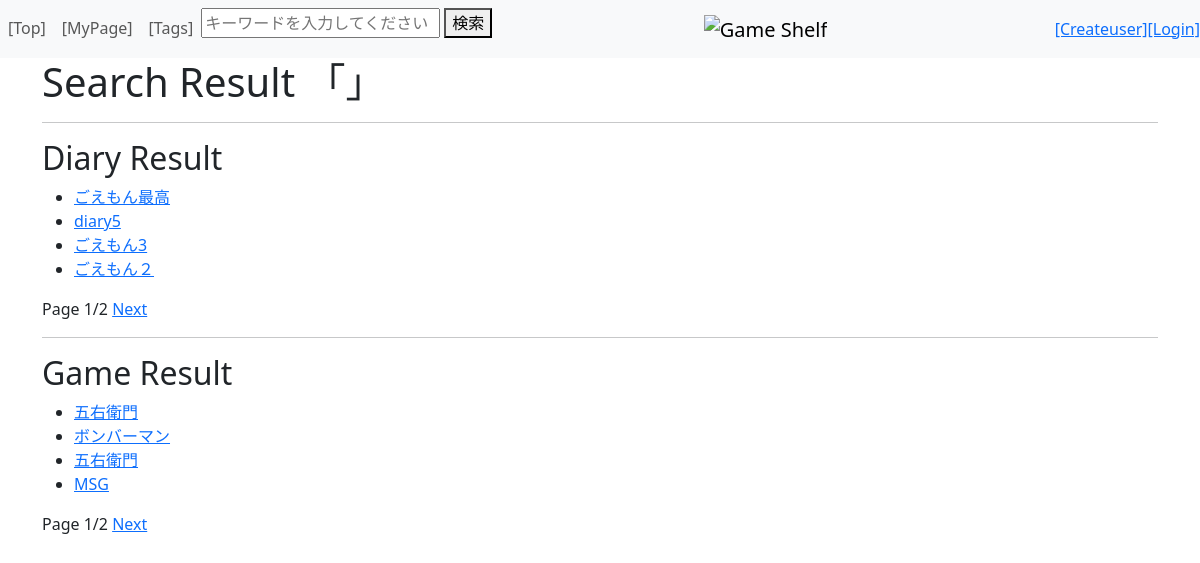
The page /tag_search/2 on the database as committed earlier.
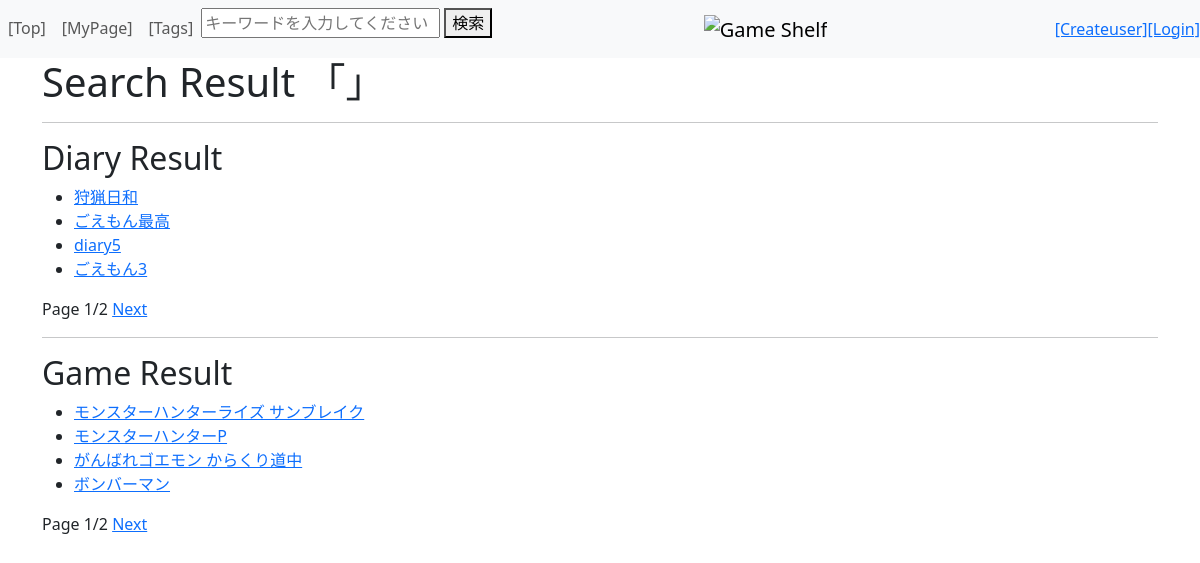
The same page on the database as committed later.
### diary/models.py (models this page shows, shortened)
class Diary(models.Model):
    diary_user = models.ForeignKey(CustomUser, on_delete=models.CASCADE)
    diary_game = models.ForeignKey(Game, on_delete=models.CASCADE)
    diary_tag = models.ManyToManyField(Tag)
    diary_title = models.CharField(max_length=100)
    diary_content = models.TextField()
    diary_rating = models.IntegerField(validators=[MaxValueValidator(100)])
    diary_spoiler = models.BooleanField(default=False) #ネタバレチェック、デフォで無し側
    class Meta:
        ordering = ("-id",)

### game/models.py (models this page shows, shortened)
class Game(models.Model):
    game_tag = models.ManyToManyField(Tag)
    game_title = models.CharField(max_length=100)
    game_content = models.TextField()
    game_image = models.ImageField(upload_to="media/", blank=True, null=True)
    class Meta:
        ordering = ['-id']

### top/views.py (the view)
# urls.py: path('tag_search/<int:tag_id>',views.tag_search,name="tag_search"),
def tag_search(request, tag_id):
    tag = Tag.objects.get(id=tag_id) #IDをもとに、どのタグで検索がされたのかを特定
    hit_diaries = Diary.objects.filter(diary_tag=tag) #データ全体から、タグの内容が一致するレコードを取り出す
    hit_game = Game.objects.filter(game_tag=tag)
    diary_paginator = Paginator(hit_diaries, 4) #4つで区切る
    game_paginator = Paginator(hit_game, 4) #4つで区切る
    diary_page_number = request.GET.get('diary-page', 1) #HTML側からページの要求があるので保存
    game_page_number = request.GET.get('game-page', 1) #初期値は1
    diary_display_page = diary_paginator.get_page(diary_page_number) #要求のあったページ情報を保存
    game_display_page = game_paginator.get_page(game_page_number)
    params={
        "searchword"         :   tag,
        "diary_display_page" :   diary_display_page,
        "game_display_page"  :   game_display_page,
    }
    return render(request, "top/search.html", params)

### top/templates/top/search.html (shortened to what this page needs)
{% extends "top/layout.html" %}
{% load static %}
{% block content %}
<h1>Search Result 「{{tagname}}」</h1>
<hr>
<div>
  <h2>Diary Result</h2>
  <ul>
    {% for diary in diary_display_page %}
      <li><a href="/diary/{{ diary.id }}">{{ diary.diary_title }}</a></li>
    {% endfor %}
  </ul>
  <span>Page {{ diary_display_page.number }}/{{ diary_display_page.paginator.num_pages }}</span>
  {% if diary_display_page.has_next %}
    <a href="?diary-page={{ diary_display_page.next_page_number }}&game-page={{ game_display_page.number }}">Next</a>
  {% endif %}
</div>
<hr>
<div>
  <h2>Game Result</h2>
  <ul>
    {% for game in game_display_page %}
      <li><a href="/game/{{ game.id }}">{{ game.game_title }}</a></li>
    {% endfor %}
  </ul>
  <span>Page {{ game_display_page.number }}/{{ game_display_page.paginator.num_pages }}</span>
  {% if game_display_page.has_next %}
    <a href="?game-page={{ game_display_page.next_page_number }}&diary-page={{ diary_display_page.number }}">Next</a>
  {% endif %}
</div>
{% endblock %}

Rows that differ between the two databases and show on the page:
no longer on this page (row unchanged): Diary: diary_title "ごえもん２"
removed Game: game_title "五右衛門"
no longer on this page (row unchanged): Game: game_title "五右衛門"
no longer on this page (row unchanged): Game: game_title "MSG"
added Diary: diary_title "狩猟日和"
added Game: game_title "モンスターハンターライズ サンブレイク"
added Game: game_title "モンスターハンターP"
added Game: game_title "がんばれゴエモン からくり道中"
